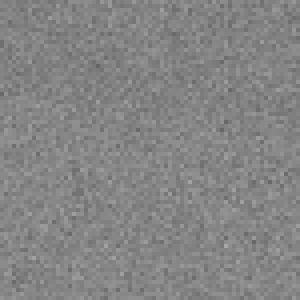
#> input picture ExperimentV2/RealneObrazky/ZasumenyRealnyObrazokPozityVHistograme.png, 75 x 75 px (shown 4 times larger)
$ python SriptNaOdhadParametrovSumu.py
#> lines starting #> are read from the running program, lines starting #| are printed output that depends on the picture
import cv2
import numpy as np
from matplotlib import pyplot as plt
import os

# Nacitanie obrazku
noisy_image = cv2.imread('./RealneObrazky/ZasumenyRealnyObrazokPozityVHistograme.png', cv2.IMREAD_GRAYSCALE)
#> noisy_image is the input picture: shape (75, 75); min 101, max 168, mean 132.4

# Získajte histogram zašumeného obrázka
hist = cv2.calcHist([noisy_image], [0], None, [256], [0, 256])
#> hist = 256 values, max 270 at index 131, min 0 at index 0, mean 21.97

# Normalizujte histogram, aby sme získali odhad pravdepodobnostnej distribúcie
total_pixels = noisy_image.size
#> total_pixels = 5625
normalized_hist = hist / total_pixels
#> normalized_hist = 256 values, max 0.048 at index 131, min 0 at index 0, mean 0.00391

# Inicializujte premenné pre výpočet strednej hodnoty a rozptylu
estimated_mu = 0
estimated_variance = 0

# Vypočítajte odhad strednej hodnoty
for i in range(256):
    estimated_mu += i * normalized_hist[i]
#> after the loop, estimated_mu = [132.4]

# Vypočítajte odhad rozptylu
for i in range(256):
    estimated_variance += (i - estimated_mu) ** 2 * normalized_hist[i]
#> after the loop, estimated_variance = [81.29]

# Vypočítajte odhad štandardnej odchýlky
estimated_sigma = np.sqrt(estimated_variance)
#> estimated_sigma = [9.02]

# Zobrazte odhadnuté parametre
print(f"Odhadovaná stredná hodnota (mu): {estimated_mu[0]:.2f}")
#| Odhadovaná stredná hodnota (mu): 132.35
print(f"Odhadovaný rozptyl (sigma^2): {estimated_variance[0]:.2f}")
#| Odhadovaný rozptyl (sigma^2): 81.29
print(f"Odhadovaná štandardná odchýlka (sigma): {estimated_sigma[0]:.2f}")
#| Odhadovaná štandardná odchýlka (sigma): 9.02

# Zobrazte zašumený obrázok a jeho histogram
plt.subplot(1, 2, 1)
plt.title("Zašumený obrázok")
plt.imshow(noisy_image, cmap='gray')
plt.axis('off')

plt.subplot(1, 2, 2)
plt.title("Odhadnutý histogram")
plt.hist(noisy_image.ravel(), bins=256, range=(0, 256), color='gray')
plt.xlabel("Intenzita pixlov")
plt.ylabel("Počet pixlov")

plt.tight_layout()

# Uloženie obrázka do priečinka "Histogramy"
output_dir = "Histogramy"
os.makedirs(output_dir, exist_ok=True)
plt.savefig(os.path.join(output_dir, "OdhadnutyHistogramRealnehoObrazkuSSumom.png"))
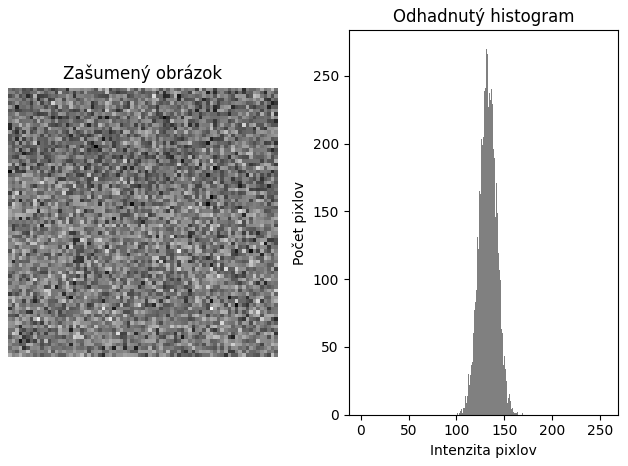
#> figure drawn by matplotlib, 2 panels; panel 2: tallest bar 270 high, from x = 131 to 132

# Zobrazenie
plt.show()
